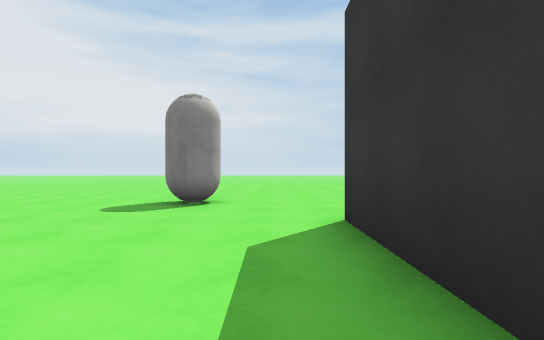
[1] (above)

20 first-person views from a walk through a scene from a Unity 3-D project. The camera is 1.2 m above the floor, looks level and sees 80° across. The floor is counted in squares, 2 m on a side. Each view is taken from the middle of a square. On the plan, view 1 faces up. The plan holds only what a view shows up to about 10 squares ahead; the rest is blank. The place goes on beyond the plan. Some surface patterns are stand-ins.

[2]
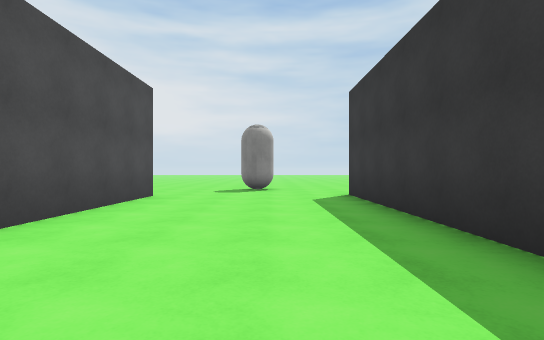

[3]
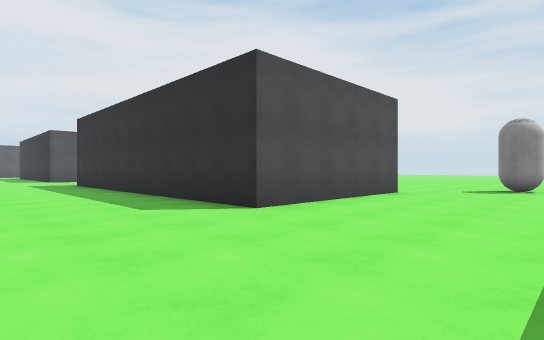

[4]
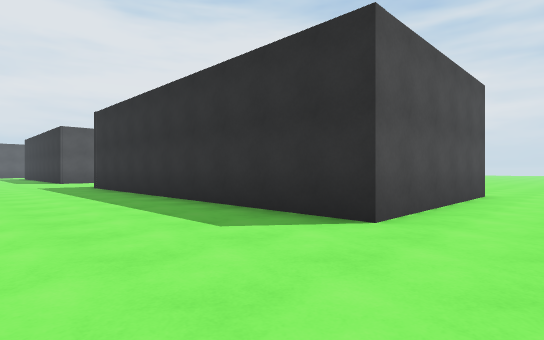

[5]
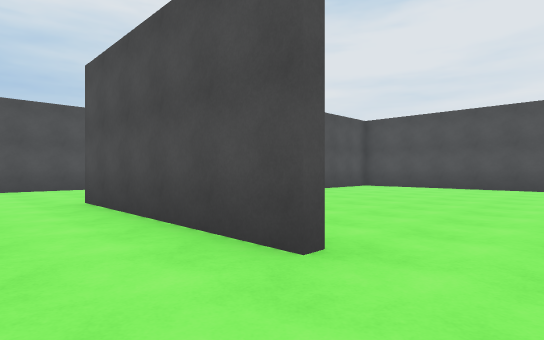

[6]
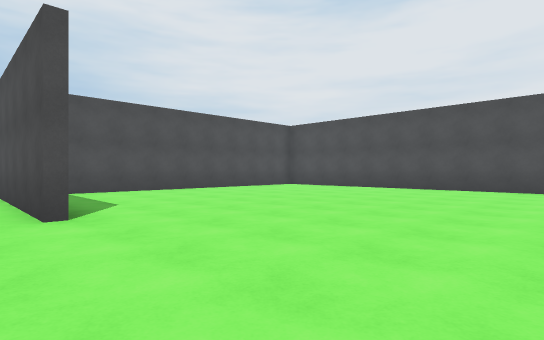

[7]
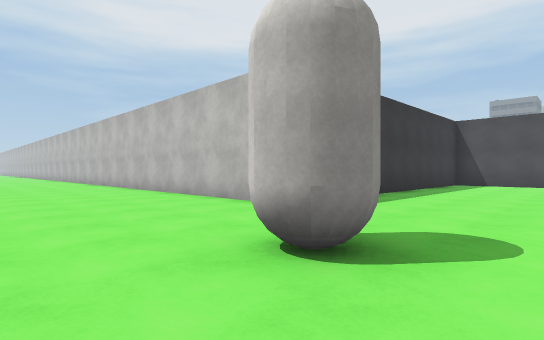

[8]
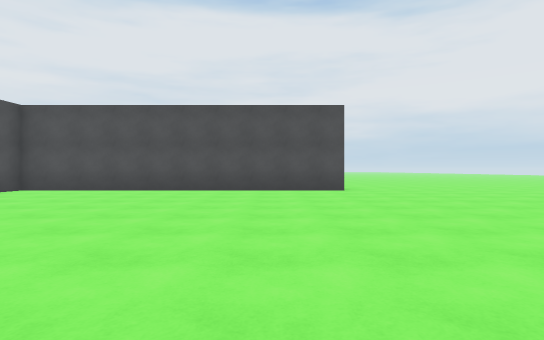

[9]
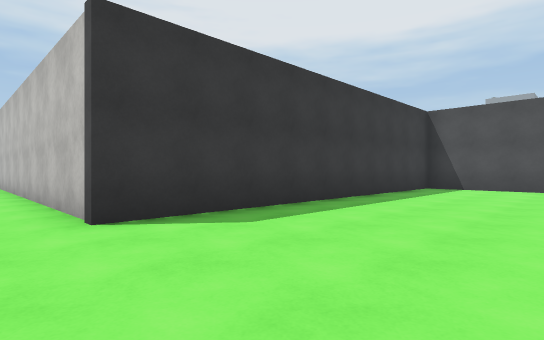

[10]
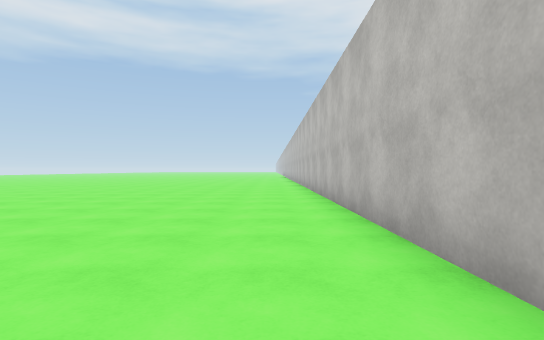

[11]
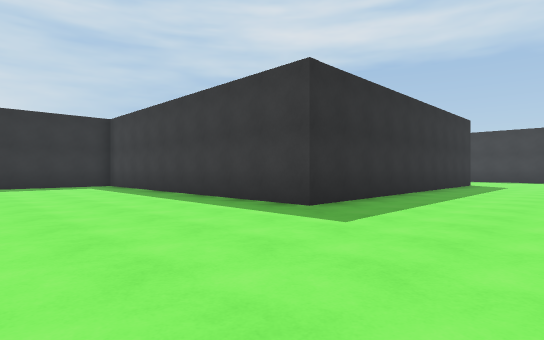

[12]
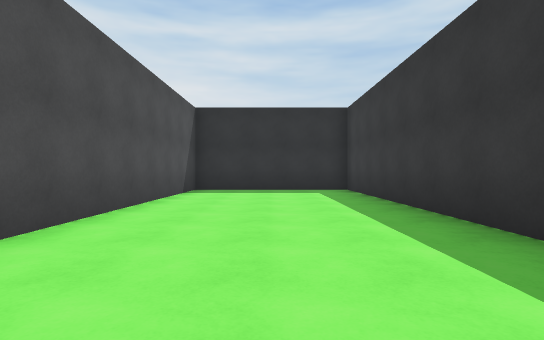

[13]
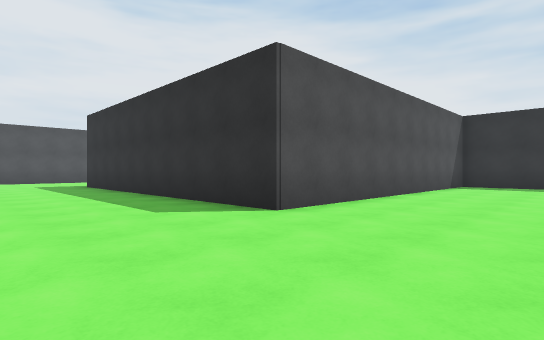

[14]
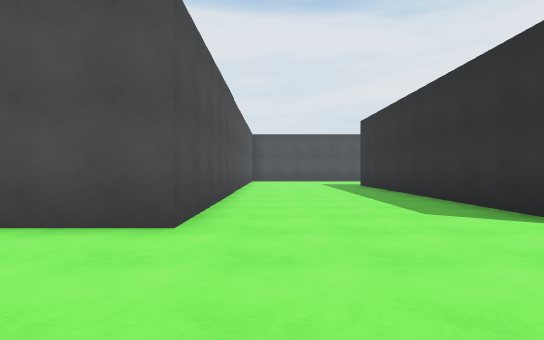

[15]
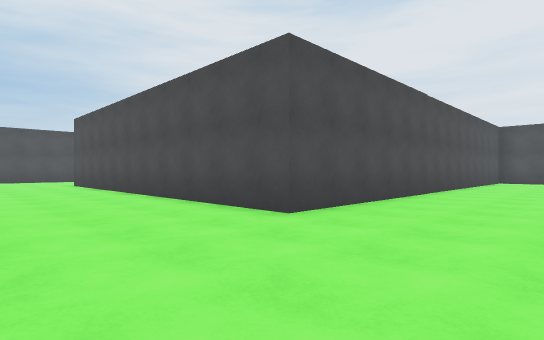

[16]
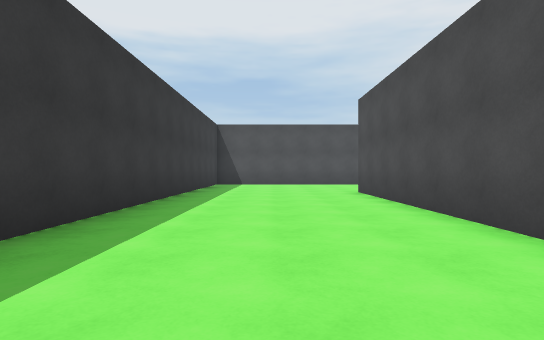

[17]
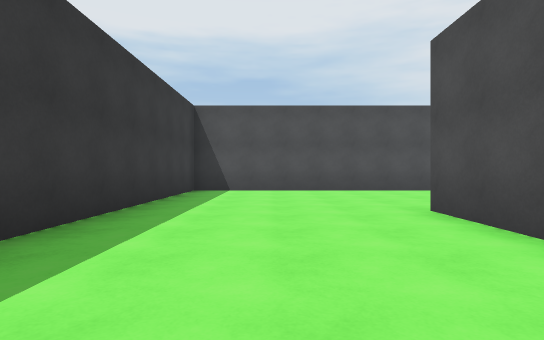

[18]
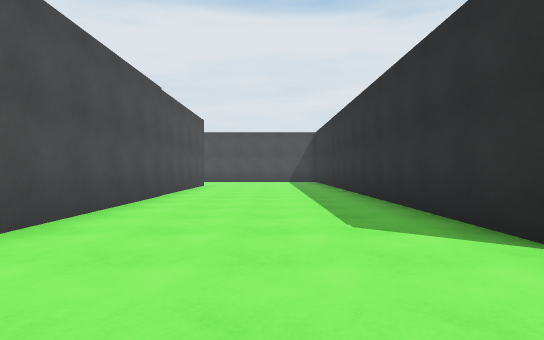

[19]
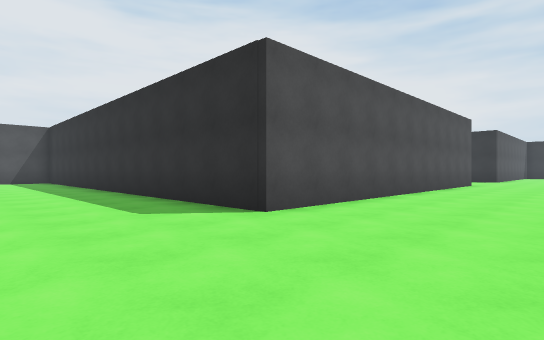

[20]
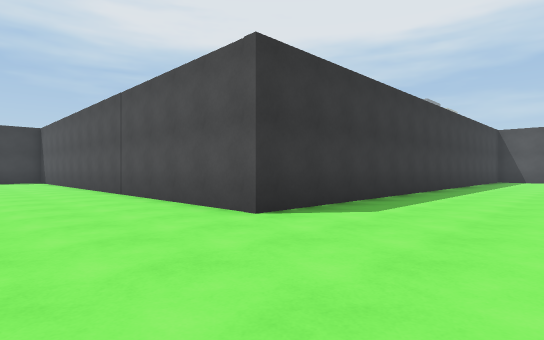

### Floor plan
Points are (right, up) in squares from view 1. A wall is a line through its corners. A room is listed if a view was taken in it or the views show most of it. See-through windows are left out.
Room 1 (views 1, 2, 3, 4, 5, 6, 7, 8, 9, 10, 11, 12, 13, 14, 15, 16, 17, 18, 19, 20)
walls: (-7.9, -1.3) (-5.1, -1.3); (-3.8, 3.6) (-3.8, -1.6) (-13.7, -1.6) (-13.7, 7.9) (-18.3, 7.9) (-18.3, -1.6) (-25.8, -1.6); (0.9, -5.2) (0.9, 3.8) (9.5, 3.8); (-13.5, 8.1) (-13.5, -1.3) (-12.6, -1.3); (-26.1, -6) (-18.3, -6) (-18.3, -16.8) (-26, -16.8); (-26, -21.6) (-13.7, -21.6) (-13.7, -6) (0.2, -6)
objects: capsule (-2, 6) to (-1, 6)

Where each view was taken, in squares from view 1:
view 1: 0 up, 0 right, facing up
view 2: 4 down, 1 left, facing up
view 3: 5 down, 0 right, facing up-left
view 4: 5 down, 2 left, facing up-left
view 5: 5 up, 2 left, facing down-left
view 6: 8 up, 3 left, facing down-left
view 7: 8 up, 3 left, facing down-right
view 8: 6 up, 4 left, facing left
view 9: 5 up, 3 left, facing down-right
view 10: 5 up, 1 right, facing right
view 11: 5 down, 18 left, facing up-right
view 12: 2 down, 16 left, facing up
view 13: 5 down, 15 left, facing up-left
view 14: 5 down, 15 left, facing left
view 15: 3 down, 15 left, facing down-left
view 16: 8 down, 16 left, facing down
view 17: 12 down, 16 left, facing down
view 18: 19 down, 16 left, facing left
view 19: 20 down, 15 left, facing up-left
view 20: 3 down, 17 left, facing down-right
